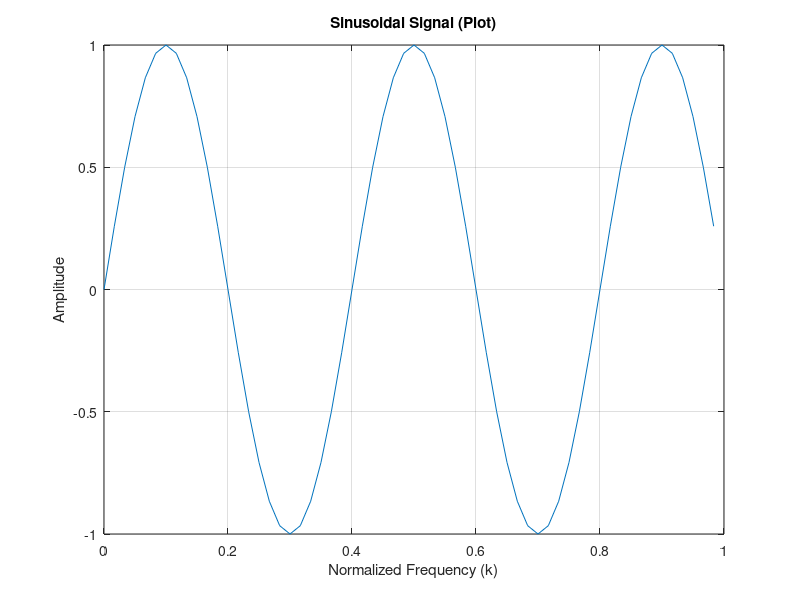

Source code (MATLAB):
% Define parameters
fs = 10; 
N = 2.5;  
L = 60/fs;  

% Generate time vector (normalized frequency)
k = 0:1/fs:L-1/fs;  
k = k/L;  

% Generate the sinusoidal signal
s = sin(2*pi*N*k);

% Plot the signal using plot (continuous line)
plot(k, s);
xlabel('Normalized Frequency (k)');
ylabel('Amplitude');
title('Sinusoidal Signal (Plot)');
grid on;
